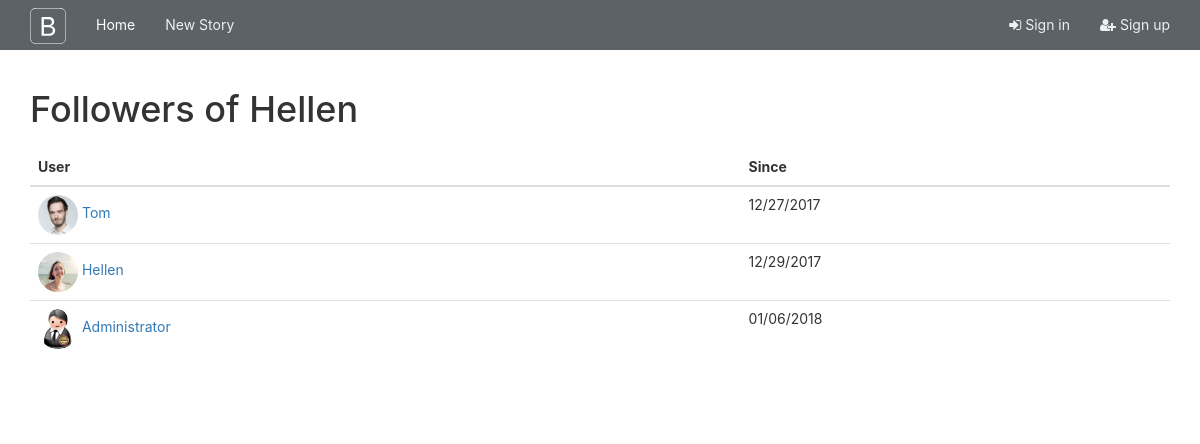
The page /followers/Hellen on the database its author committed.
### app/models.py (models this page shows, shortened)
class User(UserMixin, db.Model):
    __tablename__="users"
    id = db.Column(db.Integer, primary_key=True)
    email = db.Column(db.String(64), unique=True, index=True)
    username = db.Column(db.String(64),unique=True, index=True)
    location = db.Column(db.String(64))
    about_me = db.Column(db.Text())
    member_since = db.Column(db.DateTime(),default=datetime.utcnow)
    last_seen = db.Column(db.DateTime(),default=datetime.utcnow)
    password_hash = db.Column(db.String(128))
    confirmed= db.Column(db.Boolean, default=False)
    image_filename = db.Column(db.String, default="user/default.png", nullable=True)
    image_url = db.Column(db.String, nullable=True)
    role_id = db.Column(db.Integer, db.ForeignKey("roles.id"))
    posts = db.relationship("Post", backref="author", lazy="dynamic")
    comments = db.relationship("Comment", backref="author", lazy="dynamic")
    followed = db.relationship('Follow',
                               foreign_keys=[Follow.follower_id],
                               backref=db.backref('follower', lazy='joined'),
                               lazy='dynamic',
                               cascade='all, delete-orphan')
    followers = db.relationship('Follow',
                                foreign_keys=[Follow.followed_id],
                                backref=db.backref('followed', lazy='joined'),
                                lazy='dynamic',
                                cascade='all, delete-orphan')
    @property
    def password(self):
        raise AttributeError("Password is not a readable attribute")

class Follow(db.Model):
    __tablename__ = 'follows'
    follower_id = db.Column(db.Integer, db.ForeignKey('users.id'),primary_key=True)
    followed_id = db.Column(db.Integer, db.ForeignKey('users.id'),primary_key=True)
    timestamp = db.Column(db.DateTime, default=datetime.utcnow)

### app/main/views.py (the view)
@main.route('/followers/<username>')
def followers(username):
    user = User.query.filter_by(username=username).first()
    if user is None:
        flash('Invalid user.')
        return redirect(url_for('.index'))
    page = request.args.get('page', 1, type=int)
    pagination = user.followers.paginate(
        page, per_page=current_app.config['FLASKY_FOLLOWERS_PER_PAGE'],
        error_out=False)
    follows = [{'user': item.follower, 'timestamp': item.timestamp}
               for item in pagination.items]
    return render_template('followers.html', user=user, title="Followers of",
                           endpoint='.followers', pagination=pagination,
                           follows=follows)

### app/auth/views.py (called while the page is built)
@auth.before_app_request
def before_request():
    if current_user.is_authenticated:
        current_user.ping()
        if not current_user.confirmed \
            and request.endpoint \
            and request.endpoint[:5] != 'auth.' \
            and request.endpoint != 'static':
            return redirect(url_for('auth.unconfirmed'))

### app/main/__init__.py (called while the page is built)
@main.app_context_processor
def inject_permissions():
    return dict(Permission=Permission)

### app/templates/followers.html (shortened to what this page needs)
{% extends "base.html" %}
{% import "_macros.html" as macros %}
{% block page_content %}
<div class="page-header">
    <h1>{{ title }} {{ user.username }}</h1>
</div>
<table class="table table-hover followers">
    <thead><tr><th>User</th><th>Since</th></tr></thead>
    {% for follow in follows %}
        {% if follow.user!=current_user %}
            <tr>
                <td>
                    <a href="{{ url_for('.user', username = follow.user.username) }}">
                        <img class="img-rounded" src="{{ follow.user.image_url }}">
                        {{ follow.user.username }}
                    </a>
                </td>
                <td>{{ moment(follow.timestamp).format('L') }}</td>
            </tr>
        {% endif %}
    {% endfor %}
</table>
{% endblock %}

### app/static/css/custom.css (style rules this page uses)
html { position: relative; min-height: 100%; }
body { font-family: -apple-system,BlinkMacSystemFont,"Segoe UI","Roboto","Oxygen","Ubuntu","Cantarell","Fira Sans","Droid Sans","PingFang SC","Hiragino Sans GB","Microsoft YaHei","WenQuanYi Micro Hei","Helvetica Neue",sans-serif; padding-top: 70px; margin-bottom: 50px; }
.page-header { border-bottom-style: none; margin: auto; }
.img-rounded { height: 40px; width: 40px; border-radius: 50%; margin:0 auto; left: 0; }

### rows shown on the page
User: username "Hellen", user.image_url (picture), user.username "Hellen"
User: user.image_url (picture), user.username "Tom"
Follow: timestamp "12/27/2017"
Follow: timestamp "12/29/2017"
User: user.image_url (picture), user.username "Administrator"
Follow: timestamp "01/06/2018"

### other values the page prints
{{ title }} "Followers of"
